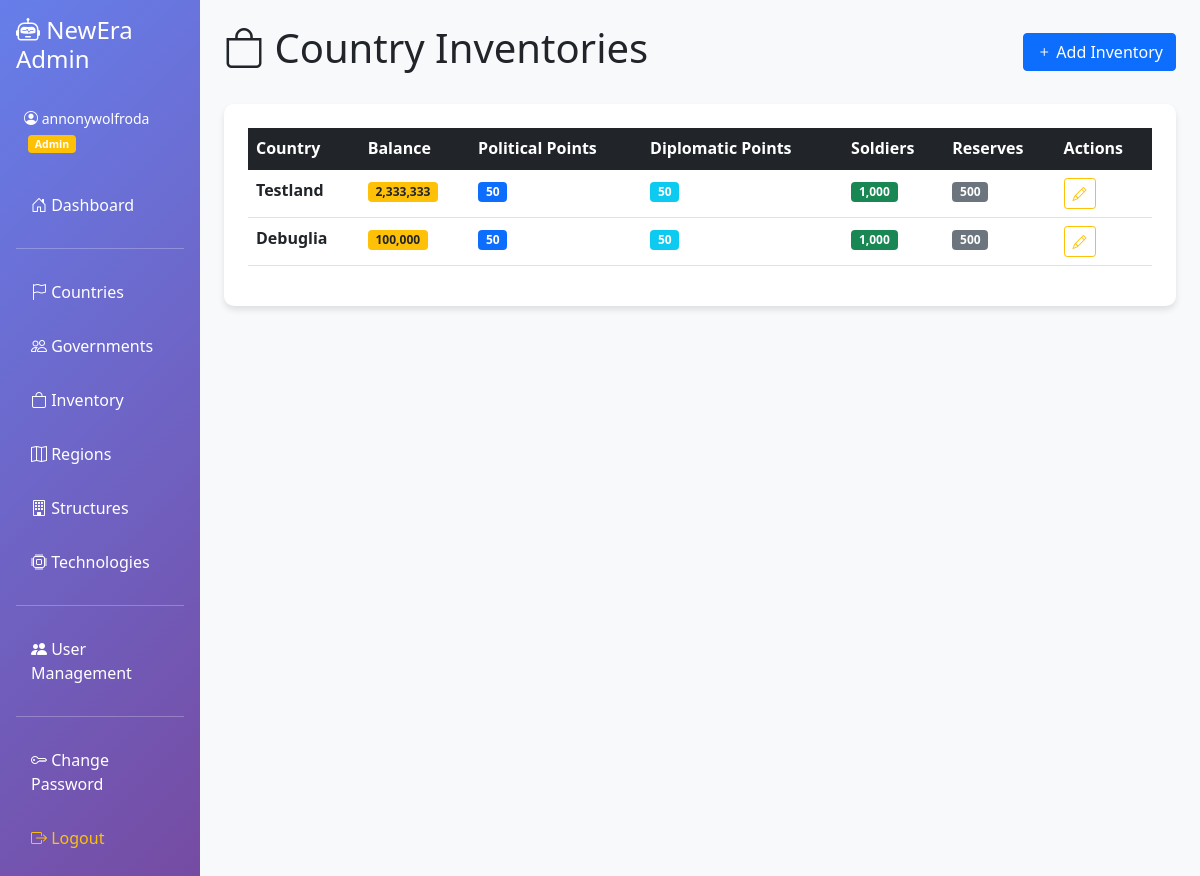
Screenshot of /inventory (signed in) with the database file from the repository.
### admin-panel/app.py (models this page shows)
class Country(db.Model):
    __tablename__ = "Countries"
    country_id = db.Column(db.Integer, primary_key=True, autoincrement=True)
    role_id = db.Column(db.String, nullable=False)
    name = db.Column(db.String, nullable=False)
    public_channel_id = db.Column(db.String, nullable=False)
    secret_channel_id = db.Column(db.String)
    last_bilan = db.Column(db.String)

class Inventory(db.Model):
    __tablename__ = "Inventory"
    country_id = db.Column(db.String, primary_key=True)
    balance = db.Column(db.Integer, default=0, nullable=False)
    pol_points = db.Column(db.Integer, default=0, nullable=False)
    diplo_points = db.Column(db.Integer, default=0, nullable=False)
    soldiers = db.Column(db.Integer, default=0, nullable=False)
    reserves = db.Column(db.Integer, default=0, nullable=False)

### admin-panel/app.py (the view)
@app.route("/inventory")
@login_required
def inventory():
    inventories = Inventory.query.all()
    countries = Country.query.all()
    return render_template(
        "inventory.html", inventories=inventories, countries=countries
    )

### admin-panel/app.py (called while the page is built)
def login_required(f):
    @wraps(f)
    def decorated_function(*args, **kwargs):
        if "user_id" not in session:
            flash("Please log in to access this page.", "error")
            return redirect(url_for("login"))
        return f(*args, **kwargs)
    return decorated_function

### admin-panel/templates/inventory.html (shortened to what this page needs)
{% extends "base.html" %}
{% block content %}
<div class="d-flex justify-content-between align-items-center mb-4">
  <h1><i class="bi bi-bag"></i> Country Inventories</h1>
  <a href="/inventory/add" class="btn btn-primary">
    <i class="bi bi-plus"></i> Add Inventory
  </a>
</div>
<div class="content-card p-4">
  <div class="table-responsive">
    <table class="table table-hover">
      <thead class="table-dark">
        <tr>
          <th>Country</th>
          <th>Balance</th>
          <th>Political Points</th>
          <th>Diplomatic Points</th>
          <th>Soldiers</th>
          <th>Reserves</th>
          <th>Actions</th>
        </tr>
      </thead>
      <tbody>
        {% for inventory in inventories %}
        <tr>
          <td>
            {% for country in countries %}
              {% if country.country_id|string == inventory.country_id|string %}
                <strong>{{ country.name }}</strong>
              {% endif %}
            {% endfor %}
          </td>
          <td><span class="badge bg-warning text-dark">{{ "{:,}".format(inventory.balance) }}</span></td>
          <td><span class="badge bg-primary">{{ inventory.pol_points }}</span></td>
          <td><span class="badge bg-info">{{ inventory.diplo_points }}</span></td>
          <td><span class="badge bg-success">{{ "{:,}".format(inventory.soldiers) }}</span></td>
          <td><span class="badge bg-secondary">{{ "{:,}".format(inventory.reserves) }}</span></td>
          <td>
            <a href="/inventory/edit/{{ inventory.country_id }}" class="btn btn-outline-warning btn-sm">
              <i class="bi bi-pencil"></i>
            </a>
          </td>
        </tr>
        {% else %}
        <tr>
          <td colspan="7" class="text-center text-muted">No inventories found</td>
        </tr>
        {% endfor %}
      </tbody>
    </table>
  </div>
</div>
{% endblock %}

### admin-panel/templates/base.html (style rules this page uses)
.content-card { background: white; border-radius: 10px; box-shadow: 0 4px 6px rgba(0, 0, 0, 0.1); }

### rows the page displays
Inventory: balance "2,333,333", pol_points "50", diplo_points "50", soldiers "1,000", reserves "500"
Country: name "Testland"
Inventory: balance "100,000", pol_points "50", diplo_points "50", soldiers "1,000", reserves "500"
Country: name "Debuglia"

### other values shown
{{ session.username }} "annonywolfroda"
